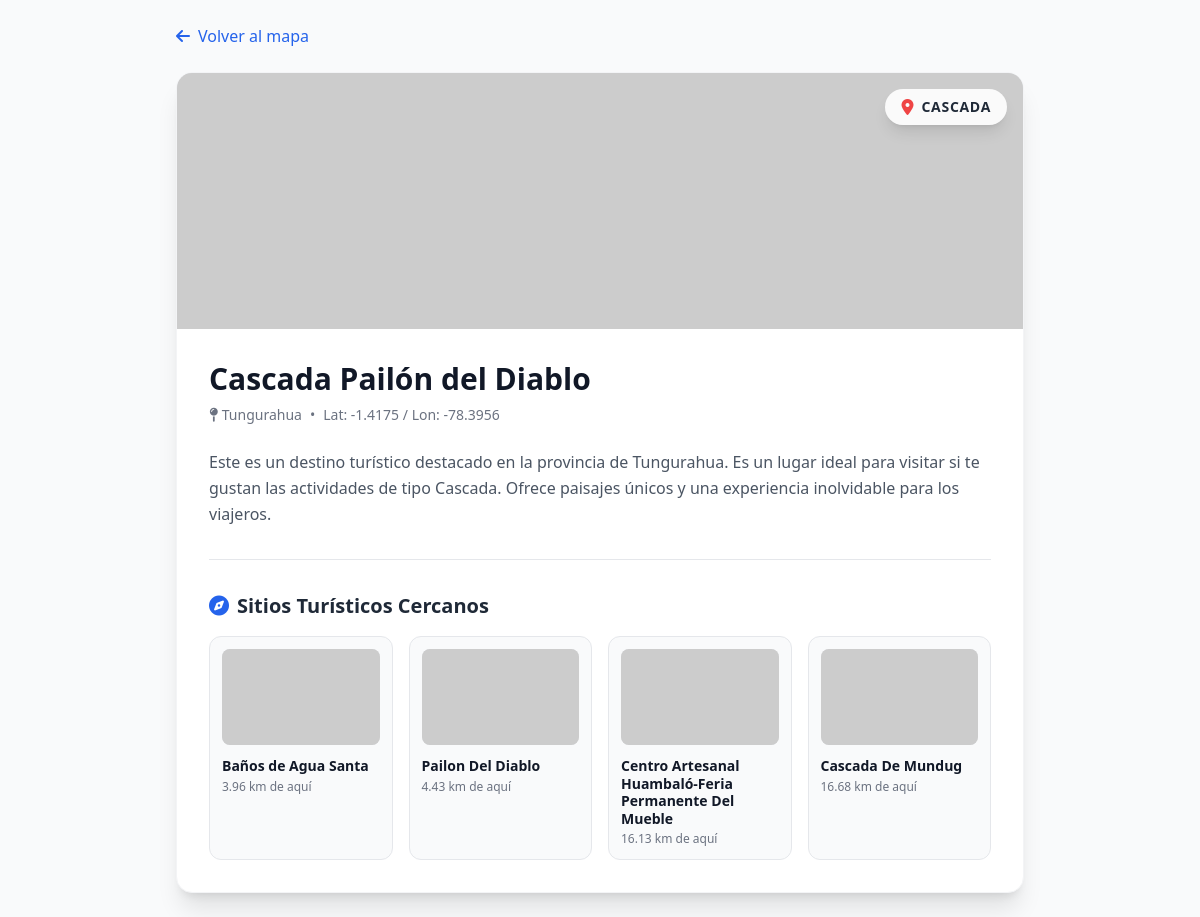
The page /turismo/sitio/2/ on the database its author committed.
### turismo/models.py (models this page shows, shortened)
class SitioTuristico(models.Model):
    CATEGORIAS = [
        ("ciudad", "Ciudad turística"),
        ("cascada", "Cascada"),
        ("laguna", "Laguna"),
        ("playa", "Playa"),
        ("parque", "Parque nacional"),
        ("monumento", "Monumento"),
        ("cultural", "Patrimonio cultural"),
        ("otro", "Otro"),
    ]
    nombre = models.CharField(max_length=150)
    provincia = models.CharField(max_length=100)
    categoria = models.CharField(max_length=20, choices=CATEGORIAS)
    imagen_referencia = models.ImageField(upload_to=ruta_imagen_sitio, null=True, blank=True, verbose_name="Foto de Referencia para IA")
    latitud = models.DecimalField(max_digits=9, decimal_places=6)
    longitud = models.DecimalField(max_digits=9, decimal_places=6)
    activo = models.BooleanField(default=True)
    fecha_creacion = models.DateTimeField(auto_now_add=True)
    descripcion = models.TextField(blank=True, null=True)
    class Meta:
        verbose_name = "Sitio turístico"
        verbose_name_plural = "Sitios turísticos"
        ordering = ["nombre"]

### turismo/views.py (the view)
# urls.py: path('sitio/<int:pk>/', SitioDetalleView.as_view(), name='detalle_sitio')
class SitioDetalleView(View):
    def get(self, request, pk):
        sitio_principal = get_object_or_404(SitioTuristico, pk=pk)
        otros_sitios = SitioTuristico.objects.filter(activo=True).exclude(pk=pk)
        recomendaciones = []
        for otro in otros_sitios:
            dist = haversine(
                sitio_principal.latitud, sitio_principal.longitud,
                otro.latitud, otro.longitud
            )
            if dist < 50.0:
                recomendaciones.append({
                    'id': otro.id,
                    'nombre': otro.nombre,
                    'categoria': otro.categoria,
                    'provincia': otro.provincia,
                    'distancia_km': round(dist, 2),
                    'imagen_url': otro.imagen_referencia.url if hasattr(otro, 'imagen_referencia') and otro.imagen_referencia else None
                })
        recomendaciones.sort(key=lambda x: x['distancia_km'])
        top_recomendaciones = recomendaciones[:4]
        context = {
            'sitio': sitio_principal,
            'recomendaciones': top_recomendaciones
        }
        return render(request, "turismo/detalle_sitio.html", context)

### turismo/views.py (called while the page is built)
def haversine(lat1, lon1, lat2, lon2):
    R = 6371  # Radio de la Tierra en km
    try:
        phi1 = math.radians(float(lat1))
        phi2 = math.radians(float(lat2))
        dphi = math.radians(float(lat2) - float(lat1))
        dlambda = math.radians(float(lon2) - float(lon1))
        a = math.sin(dphi / 2) ** 2 + \
            math.cos(phi1) * math.cos(phi2) * math.sin(dlambda / 2) ** 2
        c = 2 * math.atan2(math.sqrt(a), math.sqrt(1 - a))
        return R * c
    except (ValueError, TypeError):
        return float('inf')

### template/turismo/detalle_sitio.html (shortened to what this page needs)
<!DOCTYPE html>
<html lang="es">
<head>
    <script src="https://cdn.tailwindcss.com"></script>
    <link href="https://cdnjs.cloudflare.com/ajax/libs/font-awesome/6.0.0/css/all.min.css" rel="stylesheet">
</head>
<body class="bg-gray-50 text-gray-800">
    <div class="max-w-4xl mx-auto p-4 md:p-6">
        <a href="{% url 'core:home' %}" class="inline-flex items-center text-blue-600 mb-6 hover:underline">
            <i class="fas fa-arrow-left mr-2"></i> Volver al mapa
        </a>
        <div class="bg-white rounded-2xl shadow-xl overflow-hidden border border-gray-100">
            <div class="relative h-64 bg-gray-200">
                <img src="https://placehold.co/800x400?text={{ sitio.nombre }}" alt="{{ sitio.nombre }}" class="w-full h-full object-cover">
                <div class="absolute top-4 right-4 bg-white/90 backdrop-blur-sm px-4 py-2 rounded-full shadow-lg flex items-center gap-2">
                    {% if sitio.categoria == 'playa' %}<i class="fas fa-umbrella-beach text-orange-500"></i>
                    {% elif sitio.categoria == 'ciudad' %}<i class="fas fa-city text-blue-500"></i>
                    {% elif sitio.categoria == 'parque' %}<i class="fas fa-tree text-green-500"></i>
                    {% else %}<i class="fas fa-map-marker-alt text-red-500"></i>{% endif %}
                    <span class="font-bold text-sm uppercase tracking-wider">{{ sitio.categoria }}</span>
                </div>
            </div>
            <div class="p-8">
                <h1 class="text-3xl font-extrabold text-gray-900 mb-2">{{ sitio.nombre }}</h1>
                <p class="text-sm text-gray-500 mb-6 flex items-center">
                    <i class="fas fa-map-pin mr-1"></i> {{ sitio.provincia }}
                    <span class="mx-2">•</span>
                    Lat: {{ sitio.latitud|floatformat:4 }} / Lon: {{ sitio.longitud|floatformat:4 }}
                </p>
                <div class="prose max-w-none text-gray-600 leading-relaxed mb-8">
                    {% if sitio.descripcion %}
                        {{ sitio.descripcion|linebreaks }}
                    {% else %}
                        <p>
                            Este es un destino turístico destacado en la provincia de {{ sitio.provincia }}.
                            Es un lugar ideal para visitar si te gustan las actividades de tipo {{ sitio.categoria }}.
                            Ofrece paisajes únicos y una experiencia inolvidable para los viajeros.
                        </p>
                    {% endif %}
                </div>
                <hr class="border-gray-200 my-8">
                <h3 class="text-xl font-bold text-gray-800 mb-4 flex items-center">
                    <i class="fas fa-compass text-blue-600 mr-2"></i>
                    Sitios Turísticos Cercanos
                </h3>
                {% if recomendaciones %}
                    <div class="grid grid-cols-2 md:grid-cols-4 gap-4">
                        {% for reco in recomendaciones %}
                        <a href="{% url 'turismo:detalle_sitio' reco.id %}" class="group block">
                            <div class="bg-gray-50 rounded-xl p-3 border border-gray-200 hover:shadow-md hover:border-blue-300 transition-all h-full flex flex-col">
                                <div class="h-24 bg-gray-200 rounded-lg mb-3 overflow-hidden">
                                    <img src="https://placehold.co/200x200?text={{ reco.nombre|slice:':3' }}" class="w-full h-full object-cover group-hover:scale-110 transition-transform duration-500">
                                </div>
                                <div class="flex-1">
                                    <h4 class="font-bold text-sm text-gray-900 leading-tight mb-1 group-hover:text-blue-600">{{ reco.nombre }}</h4>
                                    <p class="text-xs text-gray-500">{{ reco.distancia_km }} km de aquí</p>
                                </div>
                            </div>
                        </a>
                        {% endfor %}
                    </div>
                {% else %}
                    <p class="text-gray-500 italic">No hay otros sitios registrados cerca de esta ubicación.</p>
                {% endif %}
            </div>
        </div>
    </div>
</body>
</html>

### rows shown on the page
SitioTuristico: categoria "CASCADA", nombre "Cascada Pailón del Diablo", provincia "Tungurahua", latitud "-1.4175", longitud "-78.3956", categoria "Cascada"
SitioTuristico: nombre "Baños de Agua Santa"
SitioTuristico: nombre "Pailon Del Diablo"
SitioTuristico: nombre "Centro Artesanal Huambaló-Feria Permanente Del Mueble"
SitioTuristico: nombre "Cascada De Mundug"

### other values the page prints
{{ reco.distancia_km }} "3.96" "4.43" "16.13" "16.68"
